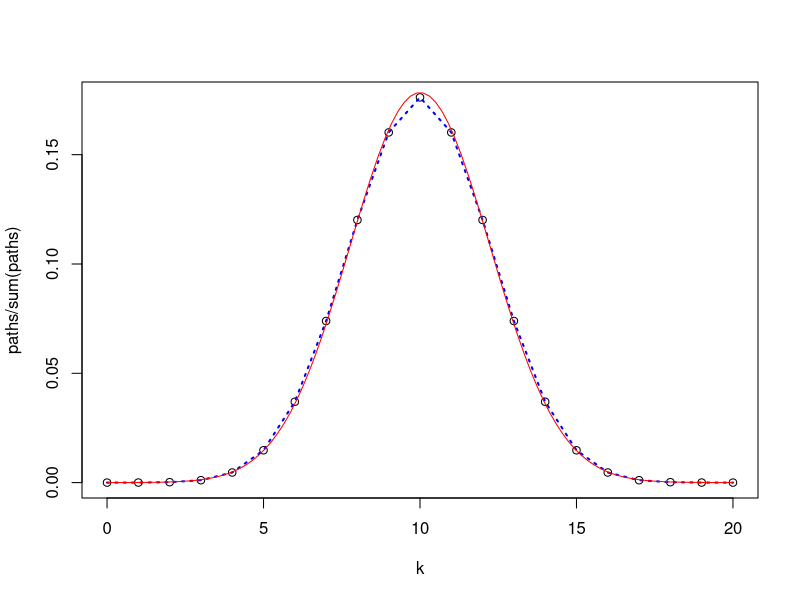
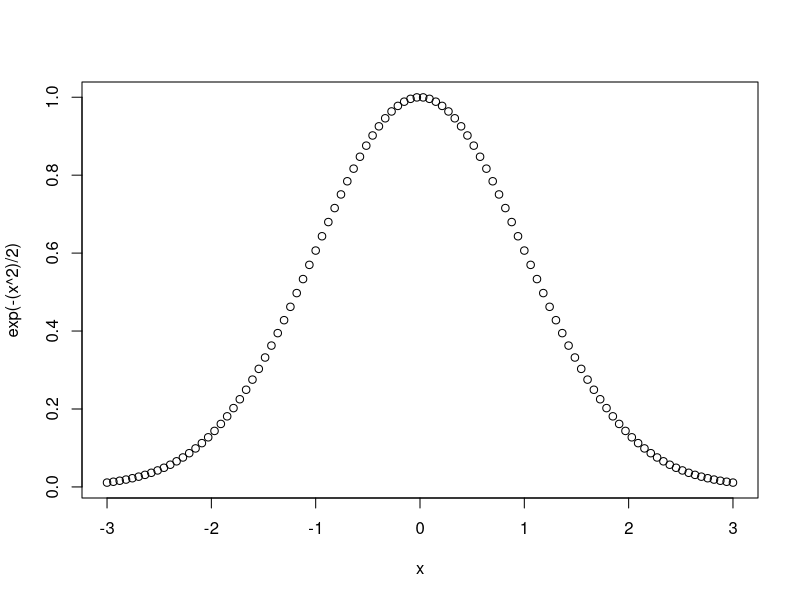
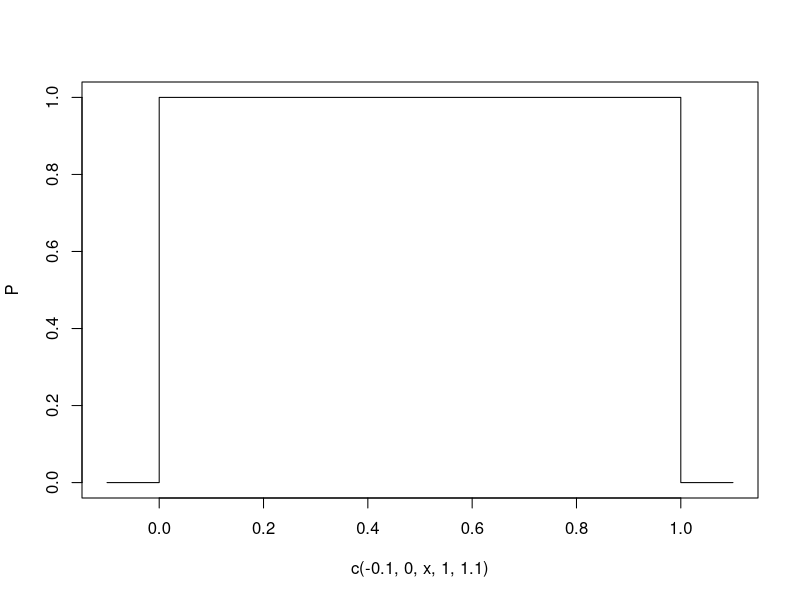
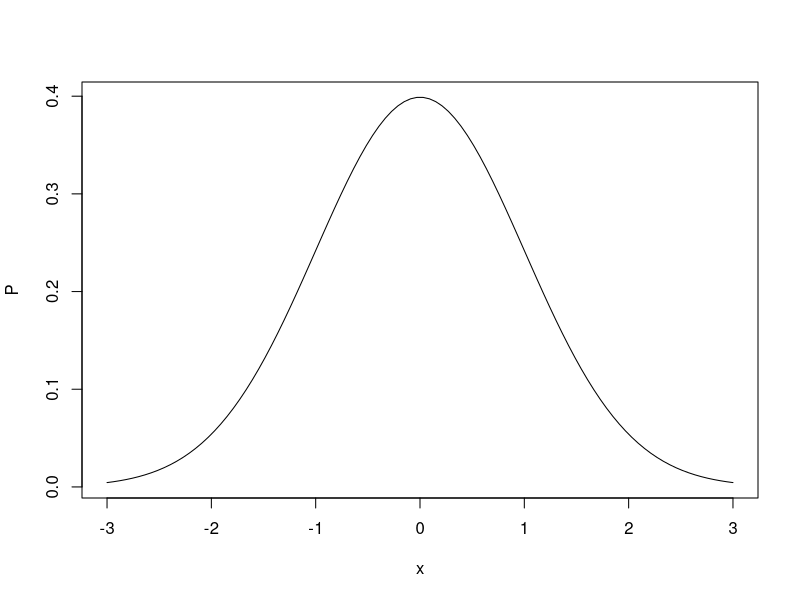
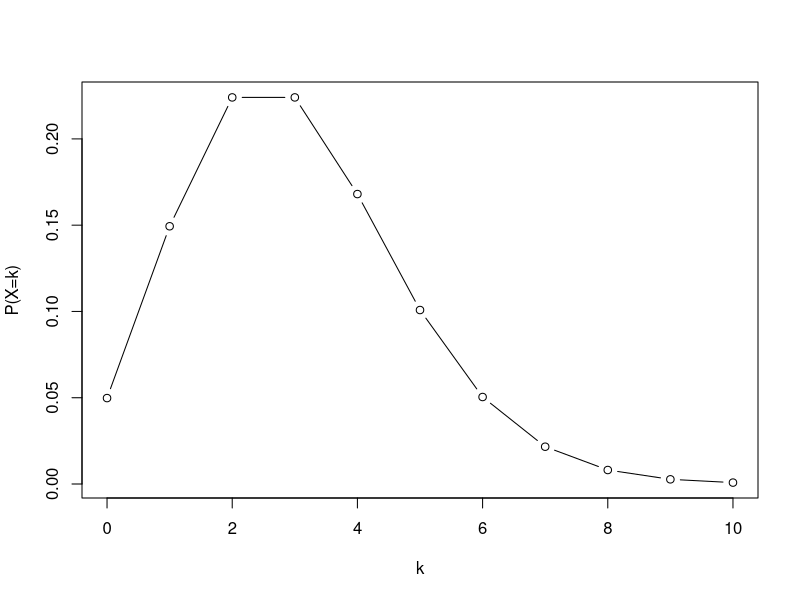

Here is the R script that generated these plots, in order:
## ---- chunk 1
n <- 20
k <- 0:n
paths <- choose(n,k)
plot(k, paths/sum(paths))
p <- 0.5
lines(k, dbinom(k, n, p), col="blue", lty=3, lwd=2)
x <- seq(0, n, length=100)
lines(x, dnorm(x, mean=n * p, sd=sqrt(n * p * (1-p))), col="red")
## ---- chunk 2
x <- seq(-3, 3, length=100)
plot(x, exp(-(x^2)/2))
## ---- chunk 3
integrate(function(x) exp(-(x^2)/2), -Inf, Inf)

sqrt(2 * pi)
## ---- chunk 4
normal_pdf <- function(x, mu=0, sigma=1)
    1/(sigma * sqrt(2*pi)) * exp(-(x - mu)^2/(2*sigma^2))

integrate(normal_pdf, -Inf, Inf)
## ---- chunk 5
x <- seq(0,1,length=100)
plot(c(-0.1, 0, x, 1, 1.1), c(0,0,dunif(x),0,0), type='l', ylab="P")
## ---- chunk 6
x <- seq(-3,3,length=100)
plot(x, dnorm(x), type='l', ylab="P")
## ---- chunk 7
x <- 0:10
plot(x, dpois(x, lambda=3), type='b', xlab="k", ylab="P(X=k)")
